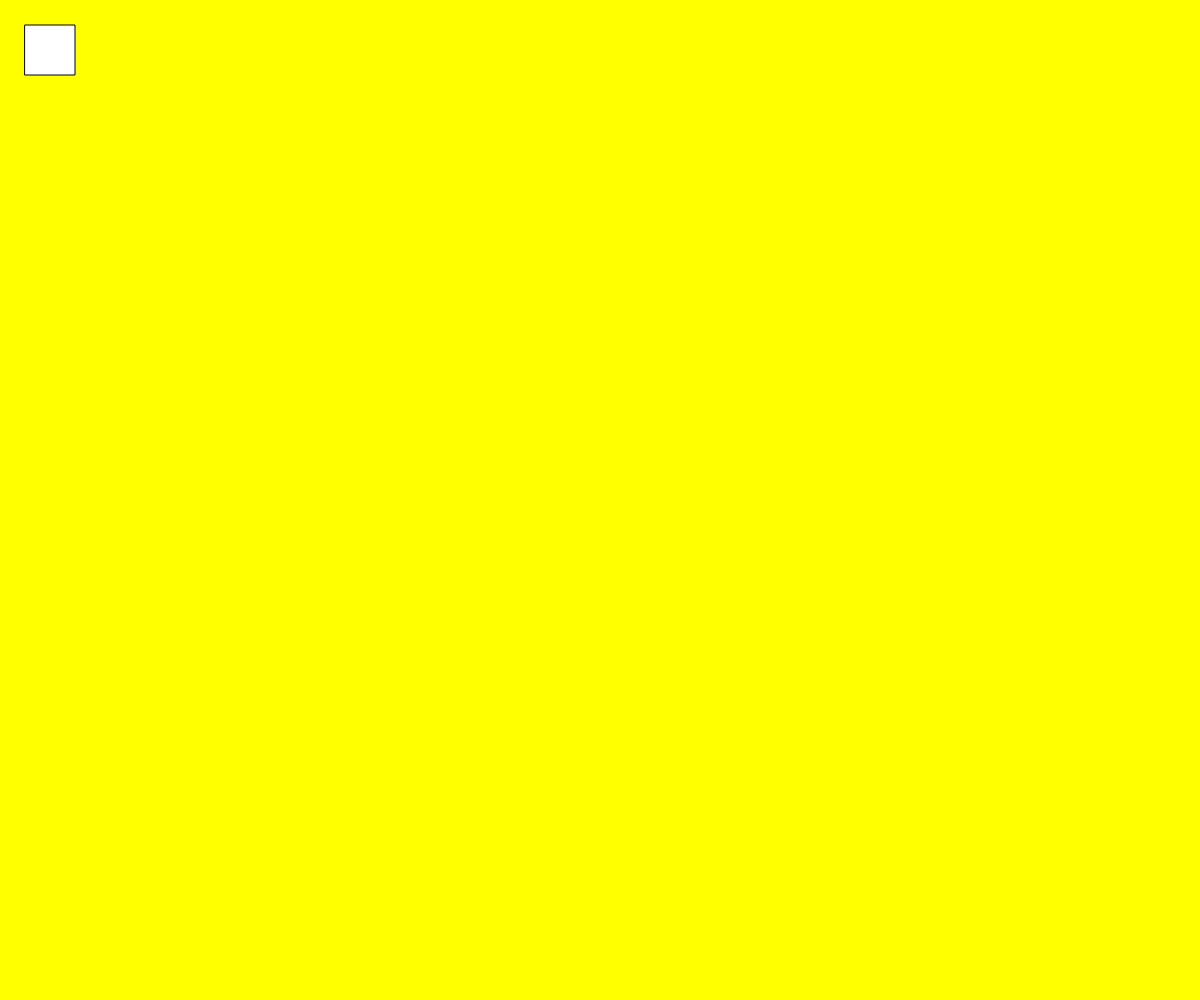
Frame 1 (no input)
Frame 60 (no input): identical to frame 1, image omitted
Frame 120 (the mouse pressed at the canvas centre since frame 60): identical to frame 1, image omitted

The p5.js sketch that drew this single still picture (run headless with seeded random() and noise() and a simulated clock; from frame 60 on, the mouse is pressed at the canvas centre):

// p5.js sketch
// ── sketch.js
let bubbles = [];

function setup() {
    createCanvas(windowWidth, 1000);
    let b = new Bubble(width/7, height/6, 15);
    bubbles.push(b);
    //setting up the canvas
}

function mouseDragged() {
    let r = random(50, 50);
    let b = new Bubble(mouseX, mouseY, r);
    bubbles.push(b);
    //mouse dragged function to spawn the circles
}

function draw() {
    background('yellow');
    for (let i = 4; i < bubbles.length; i++) {
        bubbles[i].move();
        bubbles[i].show();
        //draw function for the background
        //move function to dictate the movement of the bubbles
    }
      if (keyIsPressed === true) {
      fill(0);
    } else {
      fill(255);
    }
     rect(25, 25, 50, 50);
     //Key pressed function top left corner
}

class Bubble {
    constructor(x, y, r) {
        this.x = x;
        this.y = y;
        this.r = r;
    }

    move() {
        this.x = this.x + random(-12, 3);
        this.y = this.y + random(-12, 3);
    }

    show() {
        stroke(400);
        strokeWeight(6);
        noFill();
        ellipse(this.x, this.y, this.r * 2);
        //constructor function
    }
}
